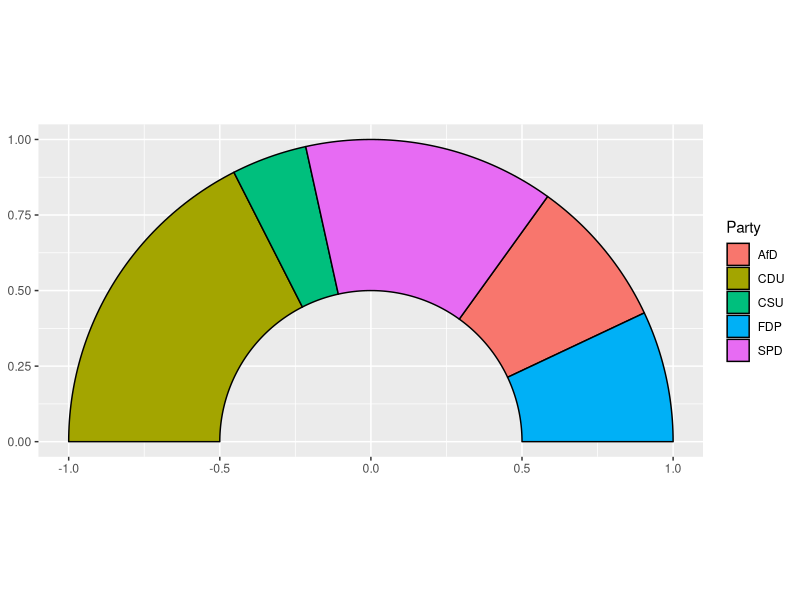
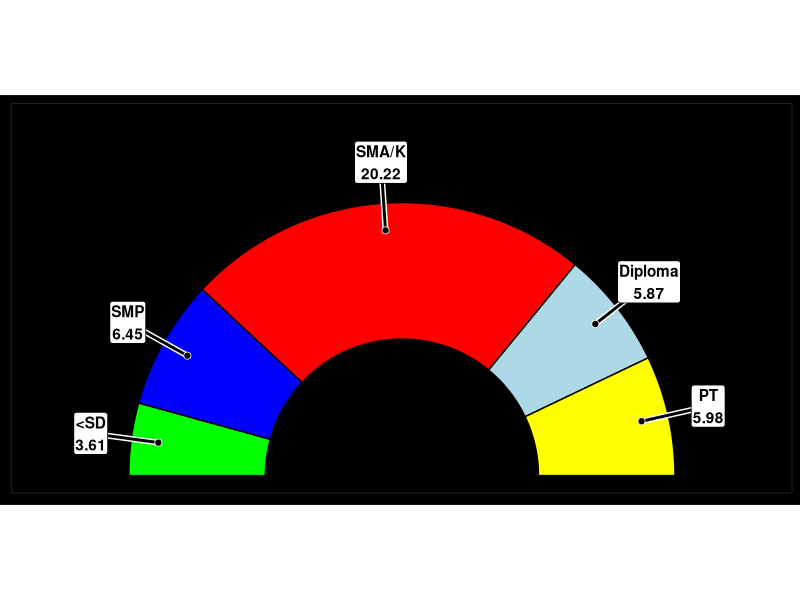

Write the R code that produced these figures, in order.
## simple semi donut
library(tidyverse)
library(ggforce)
library(scales)


bt <- data.frame(Party = c("CDU", "CSU", "SPD", "AfD", "FDP"),
                 Number   = c(200, 46, 153, 92, 80),
                 cols    = c("black", "blue", "red", "lightblue", "yellow"))

bt$Party <- factor(bt$Party)
bt$Share <- bt$Number / sum(bt$Number)
bt$ymax <- cumsum(bt$Share)
bt$ymin <- c(0, head(bt$ymax, n= -1))

bt %>%
  mutate_at(vars(starts_with("y")), rescale, to=pi*c(-.5,.5), from=0:1) %>%
  ggplot + 
  geom_arc_bar(aes(x0 = 0, y0 = 0, r0 = .5, r = 1, start = ymin, end = ymax, fill=Party)) + 
  coord_fixed() 


#### advanced semi donut
library(ggforce)

parlDiag <- function(Parties, shares, cols = NULL, repr=c("absolute", "proportion")) {
  repr = match.arg(repr)
  stopifnot(length(Parties) == length(shares))
  if (repr == "proportion") {
    stopifnot(sum(shares) == 1)
  }
  if (!is.null(cols)) {
    names(cols) <- Parties
  }
  
  # arc start/end in rads, last one reset bc rounding errors
  cc <- cumsum(c(-pi/2, switch(repr, "absolute" = (shares / sum(shares)) * pi, "proportion" = shares * pi)))
  cc[length(cc)] <- pi/2
  
  # get angle of arc midpoints
  meanAngles <- colMeans(rbind(cc[2:length(cc)], cc[1:length(cc)-1]))
  
  # unit circle
  labelX <- sin(meanAngles)
  labelY <- cos(meanAngles)
  
  # prevent bounding box < y=0
  labelY <- ifelse(labelY < 0.015, 0.015, labelY)
  
  p <- ggplot() + theme_no_axes() + coord_fixed() +
    expand_limits(x = c(-1.3, 1.3), y = c(0, 1.3)) + 
    # theme(panel.border = element_blank()) +
    theme(legend.position = "none") +
    theme(plot.background = element_rect(fill = "black",
                                         colour = "black"),
          panel.background = element_rect(fill = "black",
                                          colour = "black",
                                          size = 0.5, linetype = "solid")) +
    
    
    geom_arc_bar(aes(x0 = 0, y0 = 0, r0 = 0.5, r = 1,
                     start = cc[1:length(shares)], 
                     end = c(cc[2:length(shares)], pi/2), fill = Parties)) +
    
    switch(is.null(cols)+1, scale_fill_manual(values = cols), NULL) + 
    
    # for label and line positions, just scale sin & cos to get in and out of arc
    geom_path(aes(x = c(0.9 * labelX, 1.15 * labelX), y = c(0.9 * labelY, 1.15 * labelY),
                  group = rep(1:length(shares), 2)), colour = "white", size = 2) +
    geom_path(aes(x = c(0.9 * labelX, 1.15 * labelX), y = c(0.9 * labelY, 1.15 * labelY),
                  group = rep(1:length(shares), 2)), size = 1) +
    
    geom_label(aes(x = 1.15 * labelX, y = 1.15 * labelY, 
                   label = switch(repr,
                                  "absolute" = sprintf("%s\n%g", Parties, shares),
                                  "proportion" = sprintf("%s\n%g%%", Parties, round(shares*100)))), fontface = "bold", 
               label.padding = unit(1, "points")) +
    
    geom_point(aes(x = 0.9 * labelX, y = 0.9 * labelY), colour = "white", size = 2) +
    geom_point(aes(x = 0.9 * labelX, y = 0.9 * labelY)) #+
    # geom_text(aes(x = 0, y = 0, label = switch(repr, 
    #                                            "absolute" = (sprintf("Total: %i MPs", sum(shares))), 
    #                                            "proportion" = "")),
    #           fontface = "bold", size = 7) 
  
  return(p)
}

bt <- data.frame(parties = c("<SD", "SMP", "SMA/K", "Diploma", "PT"),
                 seats   = c(3.61, 6.45, 20.22, 5.87, 5.98),
                 cols    = c("green", "blue", "red", "lightblue", "yellow"),
                 stringsAsFactors = FALSE)

parlDiag(bt$parties, bt$seats, cols = bt$cols)


## source
## https://stackoverflow.com/questions/42729174/creating-a-half-donut-or-parliamentary-seating-chart